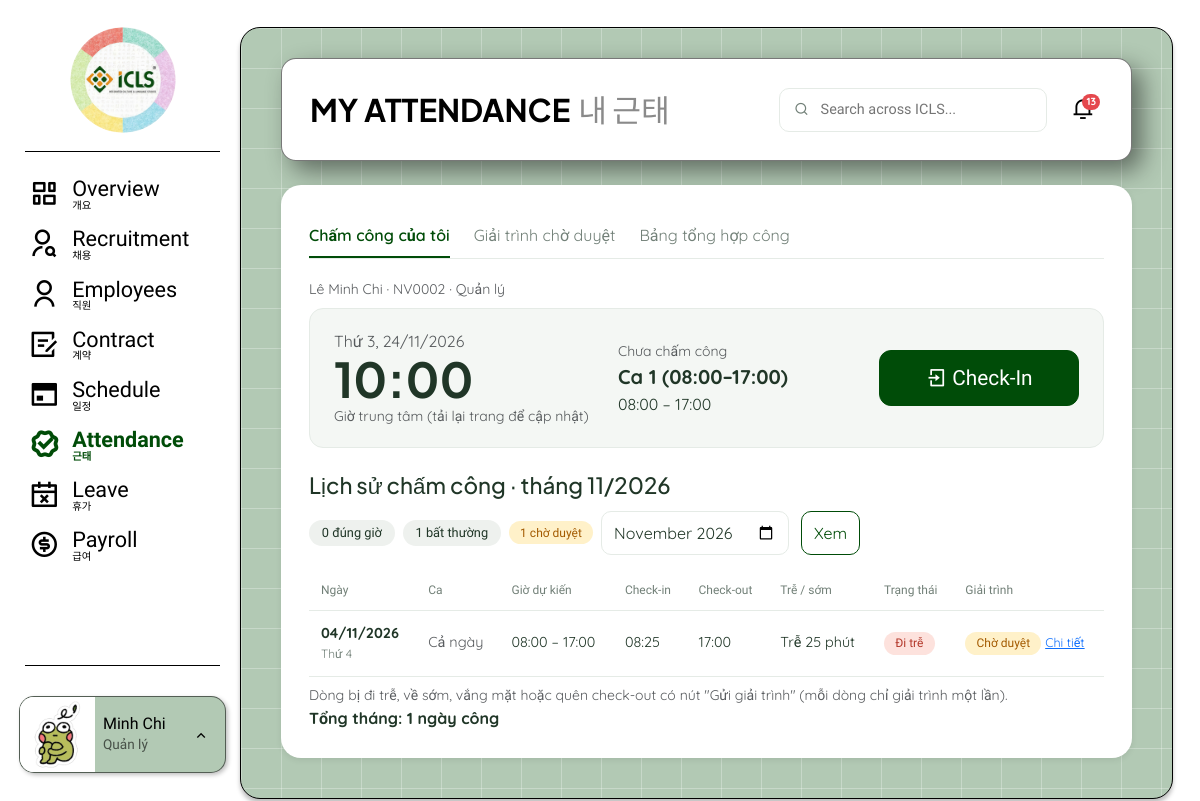
/cham-cong/ (signed in), run on an earlier commit of the app's database.
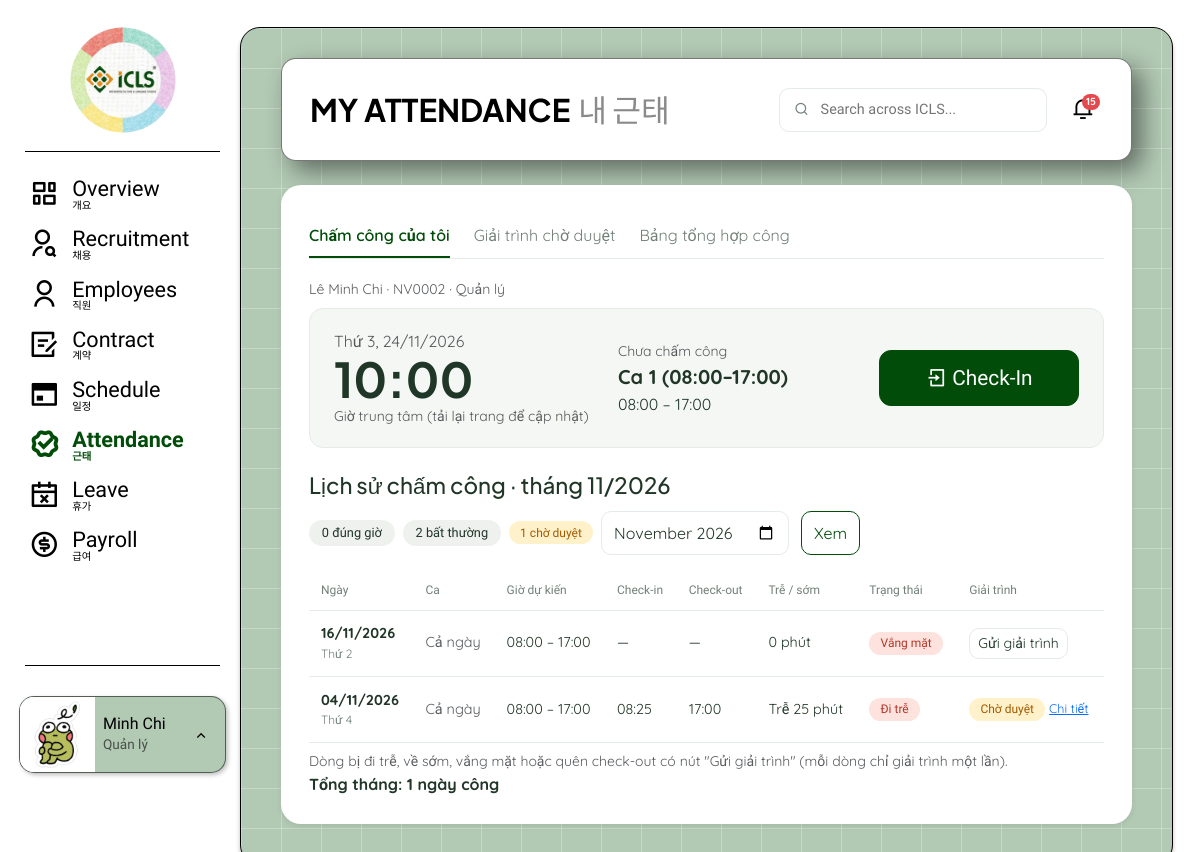
And on a later commit of the database.
### accounts/models.py (models this page shows, shortened)
class User(AbstractUser):
    username = None
    first_name = None
    last_name = None
    email = models.EmailField(max_length=255, unique=True)
    full_name = models.CharField(max_length=150, blank=True)
    phone = models.CharField(max_length=20, blank=True)
    role = models.CharField(max_length=20, choices=UserRole.choices, default=UserRole.EMPLOYEE)
    avatar = models.FileField(upload_to='avatars/', blank=True)
    updated_at = models.DateTimeField(auto_now=True)
    USERNAME_FIELD = 'email'
    REQUIRED_FIELDS = []
    objects = UserManager()
    class Meta:
        db_table = 'users'

### employees/models.py (models this page shows, shortened)
class Employee(models.Model):
    user = models.OneToOneField(settings.AUTH_USER_MODEL, on_delete=models.PROTECT, related_name='employee')
    candidate = models.OneToOneField('recruitment.Candidate', on_delete=models.SET_NULL, null=True, blank=True,
                                     related_name='employee')
    full_name = models.CharField(max_length=150)
    phone = models.CharField(max_length=20)
    gender = models.CharField(max_length=10, choices=Gender.choices, blank=True)
    date_of_birth = models.DateField(null=True, blank=True)
    id_card_number = models.CharField(max_length=20, unique=True, null=True, blank=True)
    address = models.TextField(blank=True)
    nationality = models.CharField(max_length=30, default='Việt Nam')
    department = models.CharField(max_length=30, choices=Department.choices)
    position = models.CharField(max_length=30, choices=Position.choices)
    employment_type = models.CharField(max_length=20, choices=EmploymentType.choices)
    work_shift = models.CharField(max_length=20, choices=WorkShift.choices, blank=True)
    bank_account = models.CharField(max_length=100, blank=True)
    status = models.CharField(max_length=20, choices=EmployeeStatus.choices, default=EmployeeStatus.ONBOARDING)
    join_date = models.DateField()
    created_at = models.DateTimeField(auto_now_add=True)
    updated_at = models.DateTimeField(auto_now=True)
    class Meta:
        db_table = 'employees'
    @property
    def code(self):
        return f'NV{self.id:04d}'

### attendance/models.py (models this page shows, shortened)
class Attendance(models.Model):
    employee = models.ForeignKey('employees.Employee', on_delete=models.PROTECT, related_name='attendance_logs')
    shift_assignment = models.ForeignKey('schedule.ShiftAssignment', on_delete=models.PROTECT, null=True,
                                         blank=True)
    work_date = models.DateField()
    planned_start = models.TimeField()
    planned_end = models.TimeField()
    check_in = models.DateTimeField(null=True, blank=True)
    check_out = models.DateTimeField(null=True, blank=True)
    late_minutes = models.PositiveIntegerField(default=0)
    early_leave_minutes = models.PositiveIntegerField(default=0)
    attendance_status = models.CharField(max_length=30, choices=AttendanceStatus.choices)
    explanation_status = models.CharField(max_length=20, choices=ExplanationStatus.choices,
                                          default=ExplanationStatus.NONE)
    explanation_reason = models.TextField(blank=True)
    explanation_evidence = models.FileField(upload_to='attendance/explanations/', blank=True)
    explanation_reviewed_by = models.ForeignKey(settings.AUTH_USER_MODEL, on_delete=models.SET_NULL, null=True,
                                                blank=True, related_name='reviewed_attendance_explanations')
    explanation_reviewed_at = models.DateTimeField(null=True, blank=True)
    explanation_review_note = models.TextField(blank=True)
    class Meta:
        db_table = 'attendance'
        constraints = [
            models.UniqueConstraint(fields=['employee', 'shift_assignment'],
                                    condition=Q(shift_assignment__isnull=False), name='one_attendance_per_shift'),
            models.UniqueConstraint(fields=['employee', 'work_date'],
                                    condition=Q(shift_assignment__isnull=True), name='one_attendance_per_day'),
        ]

### attendance/views.py (the view)
# urls.py: path('', views.cua_toi, name='my_attendance'),                              # UC 4.1 + 4.3 (menu "Attendance")
@role_required()
def cua_toi(request):
    nhan_su = _nhan_su(request.user)
    if nhan_su is None:
        return redirect('attendance:summary')            # Giám đốc không chấm công, đưa tới bảng tổng hợp
    hom_nay = date.today()
    thang, nam = _doc_thang(request.GET.get('thang'), (hom_nay.month, hom_nay.year))
    lich_su = list(services.lich_su_cham_cong(nhan_su, thang, nam))
    for b in lich_su:
        b.chenh_lech = services.mo_ta_chenh_lech(b)
        b.giai_trinh_duoc = services.la_loi_co_the_giai_trinh(b)
    cong, don_vi = services.tong_cong_thang(nhan_su, thang, nam)
    return render(request, 'attendance/cua_toi.html', {
        'nhan_su': nhan_su, 'hom_nay': hom_nay, 'bay_gio': datetime.now(), 'man_hinh': services.man_hinh_cham_cong(nhan_su, hom_nay),
        'lich_su': lich_su, 'cong': cong, 'don_vi': don_vi, 'thang': thang, 'nam': nam, 'thang_nhap': f'{nam}-{thang:02d}',
        'khong_co_du_lieu': thong_bao.KHONG_CO_DU_LIEU_CHAM_CONG, 'tab': 'cua_toi',
        'dem_dung_gio': sum(1 for b in lich_su if b.attendance_status == AttendanceStatus.ON_TIME),
        'dem_bat_thuong': sum(1 for b in lich_su if b.attendance_status in services.TRANG_THAI_LOI),
        'dem_cho_duyet': sum(1 for b in lich_su if b.explanation_status == ExplanationStatus.PENDING)})

### templates/attendance/cua_toi.html (shortened to what this page needs)
{% extends 'base.html' %}
{% block page_title %}MY ATTENDANCE{% endblock %}
{% block page_title_ko %}내 근태{% endblock %}
{% block content %}
{% include 'attendance/_tab.html' %}
<div class="text-muted small mb-2">{{ nhan_su.full_name }} · {{ nhan_su.code }} · {{ nhan_su.get_position_display }}</div>
<div class="cc-card">
  <div>
    <div class="text-muted">{{ hom_nay|date:"l, d/m/Y"|capfirst }}</div>
    <div class="cc-clock">{{ bay_gio|time:"H:i" }}</div>
    <div class="text-muted small">Giờ trung tâm (tải lại trang để cập nhật)</div>
  </div>
  <div class="cc-khung">
    {% if man_hinh.nghi_phep %}
      <div class="alert alert-info mb-0"><i class="ri-calendar-close-line"></i> Hôm nay bạn nghỉ phép.</div>
    {% elif man_hinh.khong_co_lich %}
      <div class="alert alert-secondary mb-0"><i class="ri-calendar-line"></i> Hôm nay bạn không có lịch làm việc.</div>
    {% else %}
      {% for m in man_hinh.khung %}
      <div class="cc-dong">
        <div>
          <div class="text-muted small">{% if m.hanh_dong == 'check_in' %}Chưa chấm công{% elif m.hanh_dong == 'check_out' %}Đã check-in lúc {{ m.ban_ghi.check_in|time:"H:i" }}{% else %}Hoàn tất{% endif %}</div>
          <div class="fw-bold fs-5">{{ m.khung.ten }}</div>
          <div>{{ m.khung.bd|time:"H:i" }} – {{ m.khung.kt|time:"H:i" }}
            </div>
        </div>
        {% if m.hanh_dong == 'check_in' %}
        <form method="post" action="{% url 'attendance:check_in' %}">{% csrf_token %}{% if m.khung.ca %}<input type="hidden" name="ma_ca" value="{{ m.khung.ca.pk }}">{% endif %}
          <button class="btn btn-icls btn-checkin"><i class="ri-login-box-line"></i> Check-In</button></form>
        {% elif m.hanh_dong == 'check_out' %}
        <form method="post" action="{% url 'attendance:check_out' %}">{% csrf_token %}{% if m.khung.ca %}<input type="hidden" name="ma_ca" value="{{ m.khung.ca.pk }}">{% endif %}
          <button class="btn btn-outline-icls btn-checkin"><i class="ri-logout-box-r-line"></i> Check-Out</button></form>
        {% endif %}
      </div>
      {% endfor %}
    {% endif %}
  </div>
</div>
<div class="card-head mt-4">
  <h2 class="title">Lịch sử chấm công · tháng {{ thang }}/{{ nam }}</h2>
  <div class="d-flex align-items-center gap-2 flex-wrap">
    <span class="stat-chip">{{ dem_dung_gio }} đúng giờ</span><span class="stat-chip">{{ dem_bat_thuong }} bất thường</span>
    {% if dem_cho_duyet %}<span class="chip plain expiring">{{ dem_cho_duyet }} chờ duyệt</span>{% endif %}
    <form method="get" class="toolbar mb-0"><input type="month" name="thang" value="{{ thang_nhap }}" class="form-control" aria-label="Tháng"><button class="btn btn-outline-icls">Xem</button></form>
  </div>
</div>
{% include 'attendance/_bang_lich_su.html' with co_nut=True %}
<div class="d-flex justify-content-between flex-wrap mt-2">
  <span class="text-muted small">Dòng bị đi trễ, về sớm, vắng mặt hoặc quên check-out có nút "Gửi giải trình" (mỗi dòng chỉ giải trình một lần).</span>
  <span class="fw-bold">Tổng tháng: {{ cong|floatformat:"-2" }} {{ don_vi }}</span>
</div>
{% endblock %}

### templates/base.html (shortened to what this page needs)
{% load static icls_filters %}
<!doctype html>
<html lang="vi">
<head>
  <link href="https://cdn.jsdelivr.net/npm/bootstrap@5.3.3/dist/css/bootstrap.min.css" rel="stylesheet">
  <link href="https://cdn.jsdelivr.net/npm/remixicon@4.3.0/fonts/remixicon.css" rel="stylesheet">
  <link href="{% static 'css/icls.css' %}?v=14" rel="stylesheet">
</head>
<body>
{% if user.is_authenticated %}
<div class="app-shell">
  <aside class="app-sidebar offcanvas-lg offcanvas-start" tabindex="-1" id="thanhTrai" aria-label="Menu chính">
    <div class="offcanvas-body d-flex flex-column p-0">
      <a href="{% url 'dashboard:dashboard' %}"><img src="{% static 'img/icls-logo.png' %}" alt="ICLS" class="sidebar-logo"></a>
      <hr class="sidebar-divider">
      <ul class="sidebar-nav">
        {% for muc in menu_chinh %}
        <li>
          <a class="sidebar-link {% if muc.dang_chon %}active{% endif %} {% if not muc.url %}disabled{% endif %}"
             href="{{ muc.url|default:'#' }}" {% if not muc.url %}aria-disabled="true" tabindex="-1" title="Sắp có"{% endif %}>
            <i class="{{ muc.icon }}"></i>
            <span><span class="ten-anh">{{ muc.ten_anh }}</span><span class="ten-han">{{ muc.ten_han }}</span></span>
          </a>
        </li>
        {% endfor %}
      </ul>
      <hr class="sidebar-divider">
      <div class="profile-wrap">
        <div class="profile-card dropup">
          {% if user.avatar %}
          <img class="profile-avatar" src="{% url 'core:tai_file' user.avatar.name %}" alt="">
          {% else %}
          <span class="profile-avatar">{{ user.email|slice:":1"|upper }}</span>
          {% endif %}
          <div class="overflow-hidden">
            <div class="profile-name" title="{{ user.full_name }}">{% if user.full_name %}{{ user.full_name|ten_goi }}{% else %}{{ user.email }}{% endif %}</div>
            <div class="profile-role">{{ user.get_role_display }}</div>
          </div>
          <button type="button" class="profile-trigger" data-bs-toggle="dropdown" data-bs-reference="parent" aria-label="Menu tài khoản">
            <i class="ri-arrow-up-s-line"></i>
          </button>
        </div>
      </div>
    </div>
  </aside>
  <main class="app-main">
    <div class="app-panel">
      <header class="app-navbar">
        <h1 class="app-title">{% block page_title %}ICLS{% endblock %}<span class="ko">{% block page_title_ko %}{% endblock %}</span></h1>
        <div class="global-tools">
          <label class="search-field"><i class="ri-search-line"></i><input type="search" placeholder="Search across ICLS..." disabled></label>
          <a class="bell" href="{% url 'core:notifications' %}" aria-label="Thông báo">
            <i class="ri-notification-3-line"></i>
            {% if so_thong_bao_chua_doc %}<span class="dot">{{ so_thong_bao_chua_doc }}</span>{% endif %}
          </a>
        </div>
      </header>
      {% block panel %}
      <section class="app-card">
        {% block content %}{% endblock %}
      </section>
      {% endblock %}
    </div>
  </main>
</div>
{% endif %}
</body>
</html>

### templates/attendance/_tab.html
<ul class="nav nav-tabs-icls" role="tablist">
  {% if user.role != 'DIRECTOR' %}<li class="nav-item"><a class="nav-link {% if tab == 'cua_toi' %}active{% endif %}" href="{% url 'attendance:my_attendance' %}">Chấm công của tôi</a></li>{% endif %}
  {% if user.role == 'MANAGER' or user.role == 'DIRECTOR' %}<li class="nav-item"><a class="nav-link {% if tab == 'duyet' %}active{% endif %}" href="{% url 'attendance:review' %}">Giải trình chờ duyệt</a></li>{% endif %}
  {% if user.role == 'MANAGER' or user.role == 'DIRECTOR' or user.role == 'ACCOUNTANT' %}<li class="nav-item"><a class="nav-link {% if tab == 'tong_hop' %}active{% endif %}" href="{% url 'attendance:summary' %}">Bảng tổng hợp công</a></li>{% endif %}
</ul>

### templates/attendance/_bang_lich_su.html
<div class="table-wrap"><table class="tbl">
  <thead><tr><th>Ngày</th><th>Ca</th><th>Giờ dự kiến</th><th>Check-in</th><th>Check-out</th><th>Trễ / sớm</th><th>Trạng thái</th><th>Giải trình</th></tr></thead>
  <tbody>
  {% for b in lich_su %}
    <tr>
      <td><b>{{ b.work_date|date:"d/m/Y" }}</b><div class="sub">{{ b.work_date|date:"l"|capfirst }}</div></td>
      <td>{% if b.shift_assignment %}{{ b.shift_assignment.shift_role }}{% else %}<span class="text-muted">Cả ngày</span>{% endif %}</td>
      <td>{{ b.planned_start|time:"H:i" }} – {{ b.planned_end|time:"H:i" }}</td>
      <td>{{ b.check_in|time:"H:i"|default:"—" }}</td>
      <td>{{ b.check_out|time:"H:i"|default:"—" }}</td>
      <td>{{ b.chenh_lech }}</td>
      <td>{% include 'attendance/_chip_cc.html' %}</td>
      <td>
        {% if co_nut and b.giai_trinh_duoc %}<a class="btn btn-ghost btn-sm" href="{% url 'attendance:explain' b.pk %}">Gửi giải trình</a>
        {% elif b.explanation_status != 'NONE' %}{% include 'attendance/_chip_gt.html' %}{% if co_nut %} <a class="small" href="{% url 'attendance:review_detail' b.pk %}">Chi tiết</a>{% endif %}
        {% else %}<span class="text-muted">—</span>{% endif %}
      </td>
    </tr>
  {% empty %}<tr><td colspan="8" class="text-center text-muted py-4">{{ khong_co_du_lieu }}</td></tr>{% endfor %}
  </tbody>
</table></div>

### templates/attendance/_chip_cc.html
<span class="chip plain {% if b.attendance_status == 'ON_TIME' %}approved{% elif b.attendance_status == 'MISSING_CHECKOUT' %}expiring{% else %}rejected{% endif %}">{{ b.get_attendance_status_display }}</span>

### templates/attendance/_chip_gt.html
{% if b.explanation_status == 'PENDING' %}<span class="chip plain expiring">Chờ duyệt</span>
{% elif b.explanation_status == 'APPROVED' %}<span class="chip plain approved">Đã chấp thuận</span>
{% elif b.explanation_status == 'REJECTED' %}<span class="chip plain rejected">Từ chối</span>
{% else %}<span class="text-muted">—</span>{% endif %}

What changed in the data, as far as the page shows it:
added Attendance: work_date "16/11/2026", work_date "Thứ 2", shows "Cả ngày", planned_start "08:00", planned_end "17:00", check_in "—", check_out "—", chenh_lech "0 phút", attendance_status "Vắng mặt", shows "Gửi giải trình"
Also different on the page:
{{ so_thong_bao_chua_doc }}: "13" → "15"
{{ dem_bat_thuong }}: "1" → "2"
